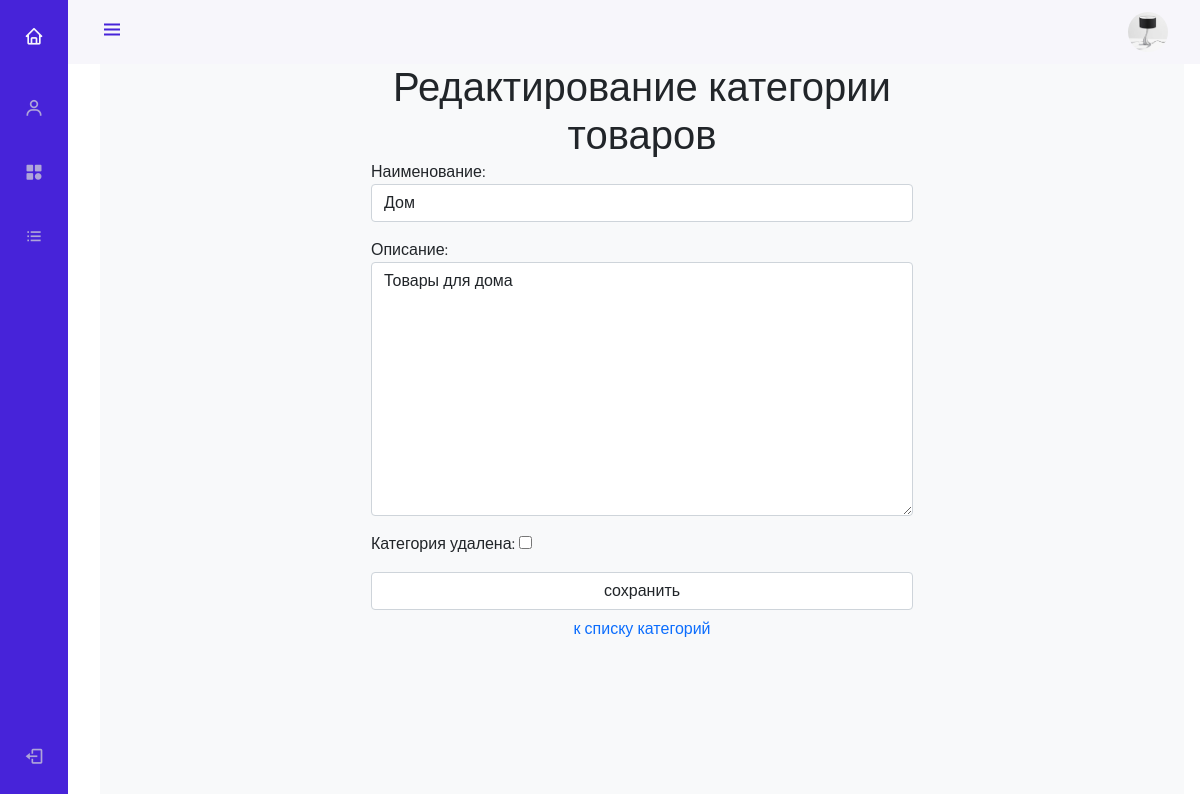
Page /admin_panel/categories/update/1/ (signed in) on the committed database.
### authapp/models.py (models this page shows)
class ShopUser(AbstractUser):
    objects: models.Manager()
    avatar = models.ImageField(
        upload_to='users_avatars',
        blank=True
    )
    age = models.PositiveIntegerField(
        verbose_name='возраст'
    )
    is_deleted = models.BooleanField(
        default=False,
        verbose_name='пользователь удален'
    )

### mainapp/models.py (models this page shows, shortened)
class ProductCategory(models.Model):
    objects: models.Manager()
    name = models.CharField(
        verbose_name='наименование',
        max_length=100,
        unique=True,
    )
    description = models.TextField(
        verbose_name='описание',
        blank=True,
    )
    is_deleted = models.BooleanField(
        default=False,
        verbose_name='категория удалена'
    )
    class Meta():
        verbose_name = 'категория'
        verbose_name_plural = 'категории'

### adminapp/views.py (the view, shortened to what this page needs)
class ProductCategoryUpdateView(LoginRequiredMixin, UpdateView):
    model = ProductCategory
    form_class = ProductCategoryEditForm
    template_name = 'adminapp/category_form.html'
    def get_context_data(self, **kwargs):
        context = super().get_context_data(**kwargs)
        context['title'] = 'редактирование категории товаров '
        return context

### adminapp/forms.py
class ProductCategoryEditForm(forms.ModelForm):
    class Meta:
        model = ProductCategory
        fields = '__all__'
    def __init__(self, *args, **kwargs):
        super().__init__(*args, **kwargs)
        for field_name, field in self.fields.items():
            if not isinstance(field, BooleanField):
                field.widget.attrs['class'] = 'form-control'
            field.help_text = ''

### adminapp/templates/adminapp/category_form.html (shortened to what this page needs)
{% extends 'adminapp/layout.html' %}
{% load static %}
{% block content %}
<div class="w-50 m-auto">
          <h1 class="m-auto text-center">{{ title|capfirst }}</h1>
  <form class="form-horizontal" method="post" enctype="multipart/form-data">
    {{ form.as_p }}
    <input class="form-control" type="submit" value="сохранить">
  </form>
  <button class="btn btn-round form-control last">
    <a href="{% url 'admin_panel:categories' %}">
      к списку категорий
    </a>
  </button>
</div>
{% endblock %}

### adminapp/templates/adminapp/layout.html (shortened to what this page needs)
<!DOCTYPE html>
{% load static %}
<html>
<head>
    <link rel="stylesheet"
          href="https://cdn.jsdelivr.net/npm/bootstrap@5.0.1/dist/css/bootstrap.min.css"
>
    <link rel="stylesheet" type="text/css"
          href="{% static '/style.css' %}">
    <link rel="stylesheet"
          href="{% static '/fonts/font-awesome/css/font-awesome.css' %}">
    <link rel="stylesheet" type="text/css"
          href="{% static 'adminapp/style.css' %}">
    <link rel='stylesheet'
          href='https://unpkg.com/boxicons@2.0.7/css/boxicons.min.css'>
</head>
<body id="body-pd">
<header class="header" id="header">
    <div class="header_toggle">
        <i class='bx bx-menu' id="header-toggle"></i>
    </div>
    <div class="header_img">
        <img src="/media/{{ user.avatar }}" alt="">
    </div>
</header>
<div class="l-navbar" id="nav-bar">
    <nav class="nav">
        <div>
            <a href="{% url 'index' %}" class="nav_logo">
                <i class='bx bx-home nav_logo-icon'></i>
            </a>
            <div class="nav_list">
                {% include 'adminapp/includes/inc_menu.html' %}
            </div>
        </div>
        <a href="{% url 'auth:logout' %}" class="nav_link">
            <i class='bx bx-log-out nav_icon'></i>
        </a>
    </nav>
</div>
<div class="height-100 bg-light">
    {% block content %}
    {% endblock %}
</div>
</body>
</html>

### geekshop/static/style.css (style rules this page uses)
* { margin: 0; padding: 0; }
body { font-family: 'Montserrat', sans-serif; }
html, body { height: 100%; }

### adminapp/static/adminapp/style.css (style rules this page uses)
:root { --header-height: 3rem; --nav-width: 68px; --first-color: #4723D9; --first-color-light: #AFA5D9; --white-color: #F7F6FB; --body-font: 'Nunito', sans-serif; --normal-font-size: 1rem; --z-fixed: 100 }
body { position: relative; margin: var(--header-height) 0 0 0; padding: 0 1rem; font-family: var(--body-font); font-size: var(--normal-font-size); transition: .5s }
a { text-decoration: none }
.header { width: 100%; height: var(--header-height); position: fixed; top: 0; left: 0; display: flex; align-items: center; justify-content: space-between; padding: 0 1rem; background-color: var(--white-color); z-index: var(--z-fixed); transition: .5s }
.header_toggle { color: var(--first-color); font-size: 1.5rem; cursor: pointer }
.header_img { width: 35px; height: 35px; display: flex; justify-content: center; border-radius: 50%; overflow: hidden }
.header_img img { width: 40px }
.l-navbar { position: fixed; top: 0; left: -30%; width: var(--nav-width); height: 100vh; background-color: var(--first-color); padding: .5rem 1rem 0 0; transition: .5s; z-index: var(--z-fixed) }
.nav { height: 100%; display: flex; flex-direction: column; justify-content: space-between; overflow: hidden }
.nav_logo, .nav_link { display: grid; grid-template-columns: max-content max-content; align-items: center; column-gap: 1rem; padding: .5rem 0 .5rem 1.5rem }
.nav_logo { margin-bottom: 2rem }
.nav_logo-icon { font-size: 1.25rem; color: var(--white-color) }
.nav_link { position: relative; color: var(--first-color-light); margin-bottom: 1.5rem; transition: .3s }
.nav_icon { font-size: 1.25rem }
.height-100 { height: 100vh }
@media screen and (min-width: 768px) { body { margin: calc(var(--header-height) + 1rem) 0 0 0; padding-left: calc(var(--nav-width) + 2rem) } }
@media screen and (min-width: 768px) { .header { height: calc(var(--header-height) + 1rem); padding: 0 2rem 0 calc(var(--nav-width) + 2rem) } }
@media screen and (min-width: 768px) { .header_img { width: 40px; height: 40px } }
@media screen and (min-width: 768px) { .header_img img { width: 45px } }
@media screen and (min-width: 768px) { .l-navbar { left: 0; padding: 1rem 1rem 0 0 } }

### rows in the picture
ShopUser: avatar (picture)
ProductCategory: name "Дом", description "Товары для дома"

### other values in the picture
{{ title|capfirst }} "Редактирование категории товаров"
